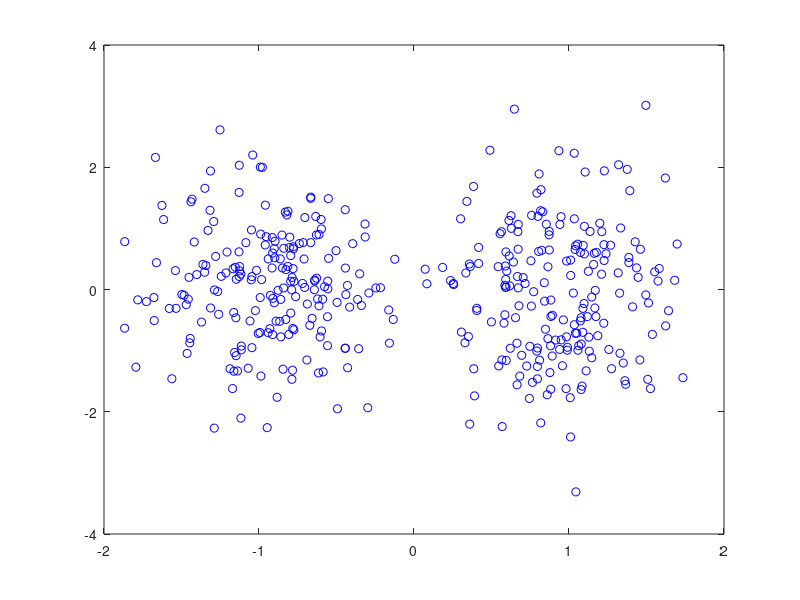

Recreate this plot in MATLAB. (Note: this script raises an error after producing the figure.)
% K-means clustering algorithm
% Authors: Amir Azarbakht and Mandana Hamidi
% azarbaam@eecs.oregonstate.edu
% 2014-05-30

clc;
clear all;
close all;
startTime=tic;

data3 = csvread('data3.csv');

% number of clusters
K = 2;

numberOfTrainingData = size(data3,1);
numberOfFeatureDimensions = size(data3,2);

% Normalize the data set
for counterFeatures=1: numberOfFeatureDimensions  
  data3Normalized(:,counterFeatures)= (data3(:,counterFeatures)-mean(data3(:,counterFeatures)))/std(data3(:,counterFeatures)) ;
end

figure(1);
plot(data3Normalized(:,1),data3Normalized(:,2),'ob');

% for the numberOfRuns, here = 200
for index=1:200,
    
    
    % initialize cluster centers
    
%     randCenterIndices = randi([1 numberOfTrainingData], 1, K);
    % use randperm to get *unique* random numbers
    randCenterIndices = randperm(numberOfTrainingData, K);
    
    
    clusterCenters = data3Normalized(randCenterIndices,:);
    
    data3NormalizedLabel = zeros(numberOfTrainingData, 1);
    data3NormalizedDistanceFromClusterCenter = Inf(numberOfTrainingData, K);
    
    % Assign each data point to a cluster: label each data point with a cluster
    % number
    
    changeInLabelsFlag = 1;
    
    while changeInLabelsFlag == 1,
        
        changeInLabelsFlag = 0;
        
        for i = 1:numberOfTrainingData,
            for j = 1:K,
                data3NormalizedDistanceFromClusterCenter(i,j) = EuclideanDistance(data3Normalized(i,:),clusterCenters(j,:));
            end
            % check to see if any data point's label is updated
            [~, newLabel] = min(data3NormalizedDistanceFromClusterCenter(i,:));
            if  data3NormalizedLabel(i) ~= newLabel,
                changeInLabelsFlag = 1;
            end
            % update label maybe?
            [~, data3NormalizedLabel(i)] = min(data3NormalizedDistanceFromClusterCenter(i,:));
            
        end
        
        
        % Re-estimate cluster centers
        
        Mu = Inf(K, numberOfFeatureDimensions);
        
        for i = 1:K,
            
            Mu(i,:) = mean(data3Normalized(find(data3NormalizedLabel == i),:));
            
            
            minDiff = EuclideanDistance(data3Normalized(1,:), Mu(i,:));
            
            for j = 2:numberOfTrainingData
                if minDiff > EuclideanDistance(data3Normalized(j,:), Mu(i,:)),
                    minDiff = EuclideanDistance(data3Normalized(j,:), Mu(i,:));
                    closestDataPointToMuIndex = j;
                end
            end
            
%             clusterCenters(i,:) = data3Normalized(closestDataPointToMuIndex,:);
            clusterCenters(i,:) = Mu(i,:);
            % Part 1. b.
            
            
            
        end
        
    end
    
       
    
    hold on;
    plot(clusterCenters(:,1),clusterCenters(:,2),'*c');
    hold on;
    
    
    withinClusterSum = zeros(K,1);
    
    % clustering done
    
    % calculate withing cluster sum of distances
    for i = 1:K,
        
        %      clusterI = zeros(size((data3Normalized(find(data3NormalizedLabel == i),:))));
        clusterI = data3Normalized(find(data3NormalizedLabel == i),:);
        for j = 1:size(clusterI,1),
            withinClusterSum(i) = withinClusterSum(i) + (EuclideanDistance(Mu(i,:), clusterI(j,:)))^2;
        end
        
    end
    
    if min(withinClusterSum) == 0
       test = 0; 
    end
    
    MinMaxMeanSD(index, 1) = min(withinClusterSum); 
    MinMaxMeanSD(index, 2) = max(withinClusterSum);
    MinMaxMeanSD(index, 3) = mean(withinClusterSum);
    MinMaxMeanSD(index, 4) = std(withinClusterSum);
    
    
end

title({'K-Means clustering with K = 5, for 200 times'});
legend('Original Data Points', 'Cluster Centers');
xlabel('X');
ylabel('Y');

% save as PNG and EPS
saveas(1, 'fig_Kmeans_with_random_initialization', 'epsc2');
saveas(1, 'fig_Kmeans_with_random_initialization', 'png');
saveas(1, 'fig_Kmeans_with_random_initialization', 'fig');
saveas(1, ['fig_' datestr(date, 'YYYY-mm-dd') '_' datestr(now, 'HH-MM-SS') '_' 'Kmeans_with_random_initialization'], 'epsc2');
saveas(1, ['fig_' datestr(date, 'YYYY-mm-dd') '_' datestr(now, 'HH-MM-SS') '_' 'Kmeans_with_random_initialization'], 'fig');
saveas(1, ['fig_' datestr(date, 'YYYY-mm-dd') '_' datestr(now, 'HH-MM-SS') '_' 'Kmeans_with_random_initialization'], 'png');

% plot the metrics
figure(2);
hold on;
plot((1:1:200), MinMaxMeanSD(:,1), '+g');
hold on;
plot((1:1:200), MinMaxMeanSD(:,2), '*b');
hold on;
% to plot the standard deviation(s), we use errorbar on the mean(s)
% errorbar((1:5:200), MinMaxMeanSD(1:5:end,3), MinMaxMeanSD(1:5:end,4), '.r');
errorbar((1:1:200), MinMaxMeanSD(1:1:end,3), MinMaxMeanSD(1:1:end,4), '.r');

hold on;
plot((1:1:200), MinMaxMeanSD(:,3), 'ok');
hold on;
title({'Min, Max, Mean and STD of Within-Cluster Sum of Squared Distances for K-Means clustering with K = 5, for 200 times'});
legend('Min', 'Max', 'Standard deviation', 'Mean');
hold on;
xlabel('200 runs');
ylabel('Within-Cluster Sum of Squared Distances');

saveas(2, ['fig_' datestr(date, 'YYYY-mm-dd') '_' datestr(now, 'HH-MM-SS') '_' 'Within_cluster_sum_of_squared_distances_200runs'], 'epsc2');
saveas(2, ['fig_' datestr(date, 'YYYY-mm-dd') '_' datestr(now, 'HH-MM-SS') '_' 'Within_cluster_sum_of_squared_distances_200runs'], 'fig');
saveas(2, ['fig_' datestr(date, 'YYYY-mm-dd') '_' datestr(now, 'HH-MM-SS') '_' 'Within_cluster_sum_of_squared_distances_200runs'], 'png');

% save the environment variables
save ([datestr(date, 'YYYY-mm-dd') '_' datestr(now, 'HH-MM-SS')]);

runningTime = toc(startTime);
% print run time
runningTime


